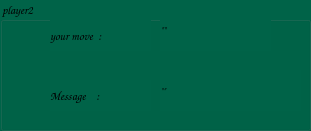
   <widget class="QGroupBox" name="player2">
    <property name="geometry">
     <rect>
      <x>950</x>
      <y>530</y>
      <width>311</width>
      <height>131</height>
     </rect>
    </property>
    <property name="font">
     <font>
      <family>Comic Sans MS</family>
     </font>
    </property>
    <property name="styleSheet">
     <string notr="true">background-color: rgb(0, 99, 72);</string>
    </property>
    <property name="title">
     <string>player2</string>
    </property>
    <widget class="QLabel" name="playerTwoYourMove">
     <property name="geometry">
      <rect>
       <x>50</x>
       <y>20</y>
       <width>101</width>
       <height>31</height>
      </rect>
     </property>
     <property name="font">
      <font>
       <family>Comic Sans MS</family>
      </font>
     </property>
     <property name="text">
      <string>your move  :</string>
     </property>
    </widget>
    <widget class="QLabel" name="messagePlayerTwo">
     <property name="geometry">
      <rect>
       <x>50</x>
       <y>80</y>
       <width>101</width>
       <height>31</height>
      </rect>
     </property>
     <property name="font">
      <font>
       <family>Comic Sans MS</family>
       <weight>50</weight>
       <bold>false</bold>
      </font>
     </property>
     <property name="text">
      <string>Message    :</string>
     </property>
    </widget>
    <widget class="QLabel" name="playerTwoMove">
     <property name="geometry">
      <rect>
       <x>160</x>
       <y>10</y>
       <width>111</width>
       <height>41</height>
      </rect>
     </property>
     <property name="font">
      <font>
       <family>Comic Sans MS</family>
       <pointsize>10</pointsize>
      </font>
     </property>
     <property name="text">
      <string>&quot;&quot;</string>
     </property>
    </widget>
    <widget class="QLabel" name="messageTwo">
     <property name="geometry">
      <rect>
       <x>160</x>
       <y>70</y>
       <width>141</width>
       <height>41</height>
      </rect>
     </property>
     <property name="font">
      <font>
       <family>Comic Sans MS</family>
       <pointsize>9</pointsize>
      </font>
     </property>
     <property name="text">
      <string>&quot;&quot;</string>
     </property>
    </widget>
    <widget class="QPushButton" name="iconYourMoveTwo">
     <property name="geometry">
      <rect>
       <x>20</x>
       <y>20</y>
       <width>31</width>
       <height>31</height>
      </rect>
     </property>
     <property name="text">
      <string/>
     </property>
     <property name="icon">
      <iconset resource="setIcon.qrc">
       <normaloff>:/images/icon/playersIcon.ico</normaloff>:/images/icon/playersIcon.ico</iconset>
     </property>
     <property name="iconSize">
      <size>
       <width>30</width>
       <height>30</height>
      </size>
     </property>
     <property name="flat">
      <bool>true</bool>
     </property>
    </widget>
    <widget class="QPushButton" name="iconMsgTwo">
     <property name="geometry">
      <rect>
       <x>20</x>
       <y>80</y>
       <width>31</width>
       <height>31</height>
      </rect>
     </property>
     <property name="text">
      <string/>
     </property>
     <property name="icon">
      <iconset resource="setIcon.qrc">
       <normaloff>:/images/icon/playersIcon.ico</normaloff>:/images/icon/playersIcon.ico</iconset>
     </property>
     <property name="iconSize">
      <size>
       <width>30</width>
       <height>30</height>
      </size>
     </property>
     <property name="flat">
      <bool>true</bool>
     </property>
    </widget>
   </widget>
